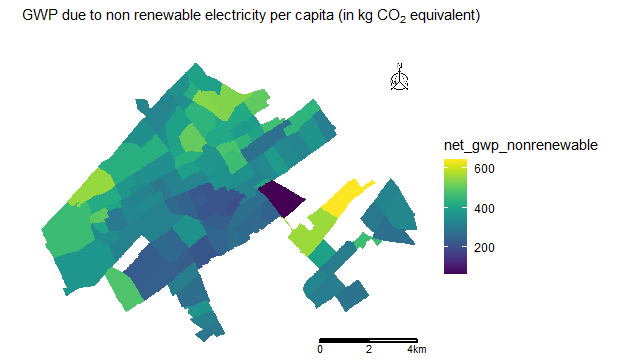

The script that drew this image:
library(rgdal)
library(ggplot2)
library(wesanderson)
library(RColorBrewer)
library(maptools)
library(rosm)
library(prettymapr)
library(rgeos)
library(ggmap)
library(viridis)
buurts = readOGR("buurten.shp")
buurt_df = data.frame(buurts)
#buurt_transform = spTransform(buurts, CRS("+proj=longlat +init=epsg:4326"))
buurt_transform = buurts
buurt_codes = fortify(buurt_transform, region = "BUURTCODE")
buurt_codes$id = as.numeric(as.character(buurt_codes$id))
buurt_codes$group = as.numeric(as.character(buurt_codes$group))
consumption_data = read.csv('final_electricity_consumption.csv')
consumption_per_buurt = (merge(buurt_codes,consumption_data, by.x = 'id', by.y = 'BUURTCODE',all=FALSE))
consumption_per_buurt = consumption_per_buurt[order(consumption_per_buurt$order),]
#write.csv(clothing_consumption_per_buurt,'inspect.csv',row.names=F)

coal_electricity_lci = 1.00871
oil_electricity_lci = 0.7695418
natural_gas_electricity_lci = 0.64291
coal_production = 17.4  #billion kwh
oil_production = 3.9 #billion kwh
natural_gas_production = 71 #billion kwh

total_fossil = coal_production + natural_gas_production + oil_production
coal_share = coal_production/total_fossil
oil_share = oil_production/total_fossil
naturalgas_share = natural_gas_production/total_fossil

net_lci_nonrenewable = (coal_share*coal_electricity_lci) + (oil_share*oil_electricity_lci) + (naturalgas_share*natural_gas_electricity_lci)
consumption_per_buurt$net_gwp_nonrenewable = (consumption_per_buurt$nongreen.electricity)*net_lci_nonrenewable 

ggplot() +
  geom_polygon(data =consumption_per_buurt, aes(x = long, y = lat, group = group,fill = net_gwp_nonrenewable),color='NA',size = 0.15) + 
  coord_fixed()  + scale_fill_viridis() +
  labs(title = expression('GWP due to non renewable electricity per capita (in kg CO'[2]*' equivalent)'),
       subtitle = "",
       x = "", y = "") + theme_void() +
  theme(plot.title=element_text(size=11,face="bold",hjust=0))+
  north(consumption_per_buurt) + 
  scalebar(consumption_per_buurt, dist = 2,dist_unit="km",
           transform = FALSE, model = "WGS84",st.size=3,height=0.01)


display.brewer.all()
names(wes_palettes)
wes = wes_palette(n=3, name= "GrandBudapest1")
